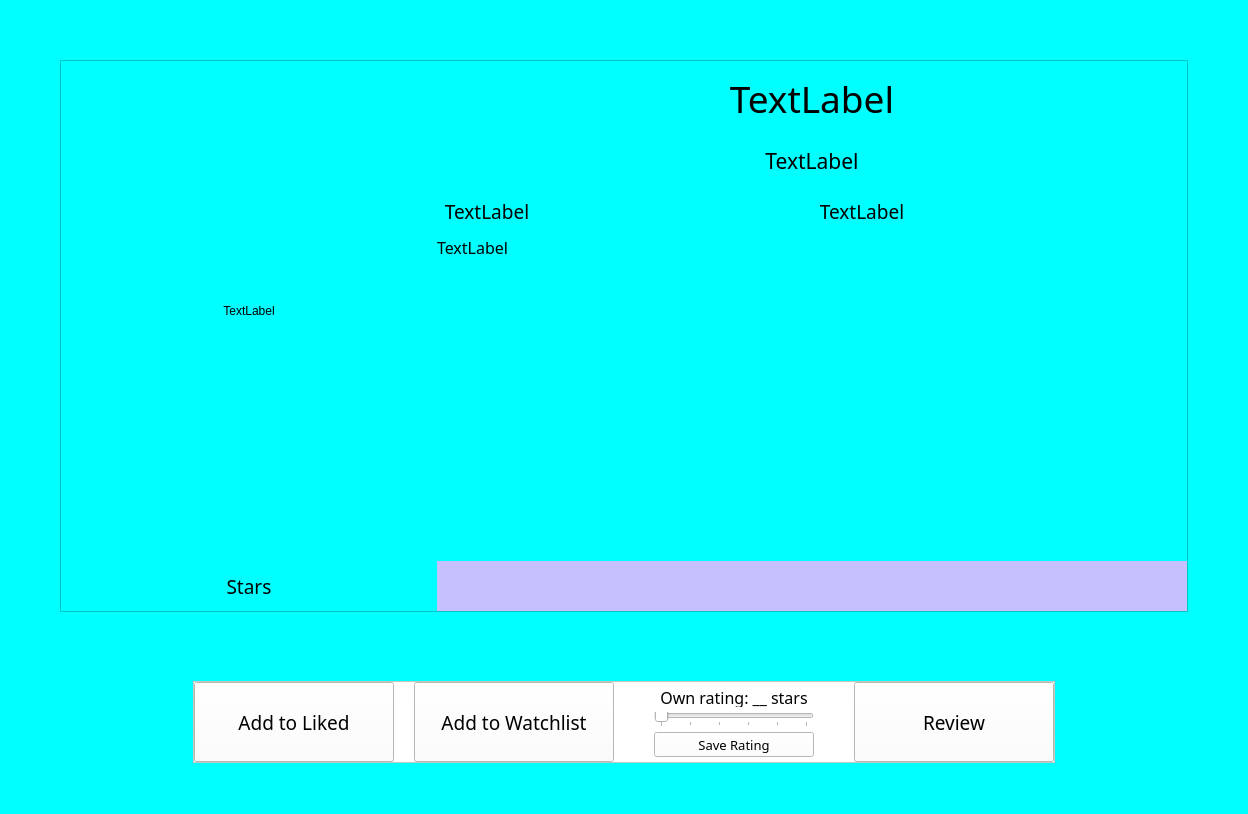
          <widget class="QWidget" name="about_specific_media_subpage">
           <property name="styleSheet">
            <string notr="true">background-color: cyan;</string>
           </property>
           <layout class="QGridLayout" name="gridLayout_3">
            <property name="leftMargin">
             <number>20</number>
            </property>
            <property name="topMargin">
             <number>0</number>
            </property>
            <property name="rightMargin">
             <number>20</number>
            </property>
            <property name="horizontalSpacing">
             <number>0</number>
            </property>
            <property name="verticalSpacing">
             <number>9</number>
            </property>
            <item row="5" column="2">
             <widget class="QFrame" name="input_frame">
              <property name="minimumSize">
               <size>
                <width>0</width>
                <height>0</height>
               </size>
              </property>
              <property name="maximumSize">
               <size>
                <width>16777215</width>
                <height>150</height>
               </size>
              </property>
              <property name="styleSheet">
               <string notr="true">background-color: white;</string>
              </property>
              <property name="frameShape">
               <enum>QFrame::StyledPanel</enum>
              </property>
              <property name="frameShadow">
               <enum>QFrame::Raised</enum>
              </property>
              <layout class="QGridLayout" name="gridLayout_10">
               <property name="leftMargin">
                <number>0</number>
               </property>
               <property name="topMargin">
                <number>0</number>
               </property>
               <property name="rightMargin">
                <number>0</number>
               </property>
               <property name="bottomMargin">
                <number>0</number>
               </property>
               <property name="spacing">
                <number>0</number>
               </property>
               <item row="0" column="4">
                <widget class="QWidget" name="give_rating" native="true">
                 <property name="minimumSize">
                  <size>
                   <width>200</width>
                   <height>80</height>
                  </size>
                 </property>
                 <property name="maximumSize">
                  <size>
                   <width>300</width>
                   <height>100</height>
                  </size>
                 </property>
                 <layout class="QVBoxLayout" name="verticalLayout_6">
                  <property name="spacing">
                   <number>0</number>
                  </property>
                  <property name="leftMargin">
                   <number>20</number>
                  </property>
                  <property name="topMargin">
                   <number>0</number>
                  </property>
                  <property name="rightMargin">
                   <number>20</number>
                  </property>
                  <property name="bottomMargin">
                   <number>0</number>
                  </property>
                  <item>
                   <widget class="QLabel" name="star_label">
                    <property name="maximumSize">
                     <size>
                      <width>16777215</width>
                      <height>20</height>
                     </size>
                    </property>
                    <property name="font">
                     <font>
                      <family>Oswald</family>
                      <pointsize>12</pointsize>
                     </font>
                    </property>
                    <property name="text">
                     <string>Own rating: __ stars</string>
                    </property>
                    <property name="alignment">
                     <set>Qt::AlignCenter</set>
                    </property>
                    <property name="indent">
                     <number>-1</number>
                    </property>
                   </widget>
                  </item>
                  <item>
                   <widget class="QSlider" name="star_slider">
                    <property name="minimumSize">
                     <size>
                      <width>0</width>
                      <height>15</height>
                     </size>
                    </property>
                    <property name="maximumSize">
                     <size>
                      <width>16777215</width>
                      <height>15</height>
                     </size>
                    </property>
                    <property name="font">
                     <font>
                      <family>Oswald</family>
                     </font>
                    </property>
                    <property name="cursor">
                     <cursorShape>PointingHandCursor</cursorShape>
                    </property>
                    <property name="maximum">
                     <number>10</number>
                    </property>
                    <property name="singleStep">
                     <number>1</number>
                    </property>
                    <property name="sliderPosition">
                     <number>0</number>
                    </property>
                    <property name="tracking">
                     <bool>true</bool>
                    </property>
                    <property name="orientation">
                     <enum>Qt::Horizontal</enum>
                    </property>
                    <property name="invertedAppearance">
                     <bool>false</bool>
                    </property>
                    <property name="invertedControls">
                     <bool>false</bool>
                    </property>
                    <property name="tickPosition">
                     <enum>QSlider::TicksBelow</enum>
                    </property>
                    <property name="tickInterval">
                     <number>2</number>
                    </property>
                   </widget>
                  </item>
                  <item>
                   <widget class="QPushButton" name="save_rating_button">
                    <property name="minimumSize">
                     <size>
                      <width>0</width>
                      <height>25</height>
                     </size>
                    </property>
                    <property name="maximumSize">
                     <size>
                      <width>16777215</width>
                      <height>25</height>
                     </size>
                    </property>
                    <property name="font">
                     <font>
                      <family>Oswald</family>
                      <pointsize>10</pointsize>
                     </font>
                    </property>
                    <property name="cursor">
                     <cursorShape>PointingHandCursor</cursorShape>
                    </property>
                    <property name="text">
                     <string>Save Rating</string>
                    </property>
                   </widget>
                  </item>
                 </layout>
                </widget>
               </item>
               <item row="0" column="3">
                <spacer name="hs_18">
                 <property name="orientation">
                  <enum>Qt::Horizontal</enum>
                 </property>
                 <property name="sizeType">
                  <enum>QSizePolicy::Fixed</enum>
                 </property>
                 <property name="sizeHint" stdset="0">
                  <size>
                   <width>20</width>
                   <height>20</height>
                  </size>
                 </property>
                </spacer>
               </item>
               <item row="0" column="6">
                <widget class="QPushButton" name="add_review_button">
                 <property name="minimumSize">
                  <size>
                   <width>200</width>
                   <height>80</height>
                  </size>
                 </property>
                 <property name="maximumSize">
                  <size>
                   <width>290</width>
                   <height>100</height>
                  </size>
                 </property>
                 <property name="font">
                  <font>
                   <family>Oswald</family>
                   <pointsize>14</pointsize>
                  </font>
                 </property>
                 <property name="cursor">
                  <cursorShape>PointingHandCursor</cursorShape>
                 </property>
                 <property name="text">
                  <string>Review</string>
                 </property>
                </widget>
               </item>
               <item row="0" column="2">
                <widget class="QPushButton" name="add_to_watchlist_button">
                 <property name="minimumSize">
                  <size>
                   <width>200</width>
                   <height>0</height>
                  </size>
                 </property>
                 <property name="maximumSize">
                  <size>
                   <width>140</width>
                   <height>80</height>
                  </size>
                 </property>
                 <property name="font">
                  <font>
                   <family>Oswald</family>
                   <pointsize>14</pointsize>
                  </font>
                 </property>
                 <property name="cursor">
                  <cursorShape>PointingHandCursor</cursorShape>
                 </property>
                 <property name="text">
                  <string>Add to Watchlist</string>
                 </property>
                </widget>
               </item>
               <item row="0" column="0">
                <widget class="QPushButton" name="add_to_liked_button">
                 <property name="minimumSize">
                  <size>
                   <width>200</width>
                   <height>0</height>
                  </size>
                 </property>
                 <property name="maximumSize">
                  <size>
                   <width>200</width>
                   <height>80</height>
                  </size>
                 </property>
                 <property name="font">
                  <font>
                   <family>Oswald</family>
                   <pointsize>14</pointsize>
                  </font>
                 </property>
                 <property name="cursor">
                  <cursorShape>PointingHandCursor</cursorShape>
                 </property>
                 <property name="text">
                  <string>Add to Liked</string>
                 </property>
                </widget>
               </item>
               <item row="0" column="5">
                <spacer name="hs_19">
                 <property name="orientation">
                  <enum>Qt::Horizontal</enum>
                 </property>
                 <property name="sizeType">
                  <enum>QSizePolicy::Fixed</enum>
                 </property>
                 <property name="sizeHint" stdset="0">
                  <size>
                   <width>20</width>
                   <height>20</height>
                  </size>
                 </property>
                </spacer>
               </item>
               <item row="0" column="1">
                <spacer name="hs_17">
                 <property name="orientation">
                  <enum>Qt::Horizontal</enum>
                 </property>
                 <property name="sizeType">
                  <enum>QSizePolicy::Fixed</enum>
                 </property>
                 <property name="sizeHint" stdset="0">
                  <size>
                   <width>20</width>
                   <height>20</height>
                  </size>
                 </property>
                </spacer>
               </item>
              </layout>
             </widget>
            </item>
            <item row="0" column="1">
             <spacer name="vs_21">
              <property name="orientation">
               <enum>Qt::Vertical</enum>
              </property>
              <property name="sizeHint" stdset="0">
               <size>
                <width>20</width>
                <height>40</height>
               </size>
              </property>
             </spacer>
            </item>
            <item row="3" column="2">
             <spacer name="vs_18">
              <property name="orientation">
               <enum>Qt::Vertical</enum>
              </property>
              <property name="sizeType">
               <enum>QSizePolicy::Maximum</enum>
              </property>
              <property name="sizeHint" stdset="0">
               <size>
                <width>20</width>
                <height>40</height>
               </size>
              </property>
             </spacer>
            </item>
            <item row="6" column="2">
             <spacer name="vs_20">
              <property name="orientation">
               <enum>Qt::Vertical</enum>
              </property>
              <property name="sizeType">
               <enum>QSizePolicy::Expanding</enum>
              </property>
              <property name="sizeHint" stdset="0">
               <size>
                <width>20</width>
                <height>20</height>
               </size>
              </property>
             </spacer>
            </item>
            <item row="5" column="3">
             <spacer name="hs_14">
              <property name="orientation">
               <enum>Qt::Horizontal</enum>
              </property>
              <property name="sizeHint" stdset="0">
               <size>
                <width>40</width>
                <height>20</height>
               </size>
              </property>
             </spacer>
            </item>
            <item row="5" column="1">
             <spacer name="hs_13">
              <property name="orientation">
               <enum>Qt::Horizontal</enum>
              </property>
              <property name="sizeHint" stdset="0">
               <size>
                <width>40</width>
                <height>20</height>
               </size>
              </property>
             </spacer>
            </item>
            <item row="4" column="2">
             <spacer name="vs_23">
              <property name="orientation">
               <enum>Qt::Vertical</enum>
              </property>
              <property name="sizeType">
               <enum>QSizePolicy::Fixed</enum>
              </property>
              <property name="sizeHint" stdset="0">
               <size>
                <width>20</width>
                <height>20</height>
               </size>
              </property>
             </spacer>
            </item>
            <item row="7" column="2">
             <spacer name="vs_24">
              <property name="orientation">
               <enum>Qt::Vertical</enum>
              </property>
              <property name="sizeType">
               <enum>QSizePolicy::Fixed</enum>
              </property>
              <property name="sizeHint" stdset="0">
               <size>
                <width>20</width>
                <height>20</height>
               </size>
              </property>
             </spacer>
            </item>
            <item row="1" column="1">
             <spacer name="vs_22">
              <property name="orientation">
               <enum>Qt::Vertical</enum>
              </property>
              <property name="sizeType">
               <enum>QSizePolicy::Fixed</enum>
              </property>
              <property name="sizeHint" stdset="0">
               <size>
                <width>20</width>
                <height>20</height>
               </size>
              </property>
             </spacer>
            </item>
            <item row="2" column="1" colspan="3">
             <widget class="QFrame" name="display_info_frame">
              <property name="minimumSize">
               <size>
                <width>0</width>
                <height>550</height>
               </size>
              </property>
              <property name="frameShape">
               <enum>QFrame::StyledPanel</enum>
              </property>
              <property name="frameShadow">
               <enum>QFrame::Raised</enum>
              </property>
              <layout class="QGridLayout" name="display_info_frame_grid_layout">
               <property name="leftMargin">
                <number>0</number>
               </property>
               <property name="topMargin">
                <number>0</number>
               </property>
               <property name="rightMargin">
                <number>0</number>
               </property>
               <property name="bottomMargin">
                <number>0</number>
               </property>
               <property name="spacing">
                <number>0</number>
               </property>
               <item row="3" column="1" colspan="2">
                <widget class="QLabel" name="synopsis_label">
                 <property name="minimumSize">
                  <size>
                   <width>0</width>
                   <height>0</height>
                  </size>
                 </property>
                 <property name="font">
                  <font>
                   <family>Oswald</family>
                   <pointsize>12</pointsize>
                  </font>
                 </property>
                 <property name="styleSheet">
                  <string notr="true"/>
                 </property>
                 <property name="text">
                  <string>TextLabel</string>
                 </property>
                 <property name="alignment">
                  <set>Qt::AlignJustify|Qt::AlignTop</set>
                 </property>
                 <property name="wordWrap">
                  <bool>true</bool>
                 </property>
                 <property name="margin">
                  <number>0</number>
                 </property>
                 <property name="indent">
                  <number>0</number>
                 </property>
                </widget>
               </item>
               <item row="0" column="1" colspan="2">
                <widget class="QLabel" name="media_title_label">
                 <property name="minimumSize">
                  <size>
                   <width>750</width>
                   <height>75</height>
                  </size>
                 </property>
                 <property name="maximumSize">
                  <size>
                   <width>16777215</width>
                   <height>75</height>
                  </size>
                 </property>
                 <property name="font">
                  <font>
                   <family>Oswald</family>
                   <pointsize>28</pointsize>
                  </font>
                 </property>
                 <property name="styleSheet">
                  <string notr="true"/>
                 </property>
                 <property name="text">
                  <string>TextLabel</string>
                 </property>
                 <property name="alignment">
                  <set>Qt::AlignCenter</set>
                 </property>
                </widget>
               </item>
               <item row="4" column="0">
                <widget class="QLabel" name="general_stars_label">
                 <property name="minimumSize">
                  <size>
                   <width>376</width>
                   <height>50</height>
                  </size>
                 </property>
                 <property name="maximumSize">
                  <size>
                   <width>16777215</width>
                   <height>50</height>
                  </size>
                 </property>
                 <property name="font">
                  <font>
                   <family>Oswald</family>
                   <pointsize>14</pointsize>
                  </font>
                 </property>
                 <property name="styleSheet">
                  <string notr="true"/>
                 </property>
                 <property name="text">
                  <string>Stars</string>
                 </property>
                 <property name="alignment">
                  <set>Qt::AlignCenter</set>
                 </property>
                </widget>
               </item>
               <item row="2" column="1">
                <widget class="QLabel" name="year_label">
                 <property name="minimumSize">
                  <size>
                   <width>100</width>
                   <height>50</height>
                  </size>
                 </property>
                 <property name="maximumSize">
                  <size>
                   <width>100</width>
                   <height>50</height>
                  </size>
                 </property>
                 <property name="font">
                  <font>
                   <family>Oswald</family>
                   <pointsize>14</pointsize>
                  </font>
                 </property>
                 <property name="styleSheet">
                  <string notr="true"/>
                 </property>
                 <property name="text">
                  <string>TextLabel</string>
                 </property>
                 <property name="alignment">
                  <set>Qt::AlignCenter</set>
                 </property>
                </widget>
               </item>
               <item row="4" column="1" colspan="2">
                <widget class="QScrollArea" name="season_buttons_scroll_area">
                 <property name="minimumSize">
                  <size>
                   <width>0</width>
                   <height>50</height>
                  </size>
                 </property>
                 <property name="maximumSize">
                  <size>
                   <width>16777215</width>
                   <height>50</height>
                  </size>
                 </property>
                 <property name="styleSheet">
                  <string notr="true">QWidget{
	background-color: rgb(198, 192, 255);
}


QScrollBar:horizontal{
	border: none;
	background-color: rgb(43, 56, 138);
	height: 5px;
	margin: 0 0 0 0;
	border-radius: 5px;
}


QScrollBar::handle:horizontal{
	background-color: rgb(131, 207, 241);
	min-width: 30px;
	border-radius: 7px;
}


QScrollBar::handle:horizontal:hover{
	background-color: rgb(131, 180, 210);
}

QScrollBar::handle:horizontal:pressed{
	background-color: rgb(120, 170, 190);
}


</string>
                 </property>
                 <property name="frameShape">
                  <enum>QFrame::NoFrame</enum>
                 </property>
                 <property name="verticalScrollBarPolicy">
                  <enum>Qt::ScrollBarAlwaysOff</enum>
                 </property>
                 <property name="horizontalScrollBarPolicy">
                  <enum>Qt::ScrollBarAsNeeded</enum>
                 </property>
                 <property name="widgetResizable">
                  <bool>true</bool>
                 </property>
                 <widget class="QWidget" name="season_buttons_scroll_area_widget_contents">
                  <property name="geometry">
                   <rect>
                    <x>0</x>
                    <y>0</y>
                    <width>750</width>
                    <height>50</height>
                   </rect>
                  </property>
                  <layout class="QGridLayout" name="seasons_buttons_grid_layout"/>
                 </widget>
                </widget>
               </item>
               <item row="2" column="2">
                <widget class="QLabel" name="genres_label">
                 <property name="minimumSize">
                  <size>
                   <width>600</width>
                   <height>50</height>
                  </size>
                 </property>
                 <property name="maximumSize">
                  <size>
                   <width>16777215</width>
                   <height>50</height>
                  </size>
                 </property>
                 <property name="font">
                  <font>
                   <family>Oswald</family>
                   <pointsize>14</pointsize>
                  </font>
                 </property>
                 <property name="styleSheet">
                  <string notr="true"/>
                 </property>
                 <property name="text">
                  <string>TextLabel</string>
                 </property>
                 <property name="alignment">
                  <set>Qt::AlignCenter</set>
                 </property>
                </widget>
               </item>
               <item row="0" column="0" rowspan="4">
                <widget class="QLabel" name="poster_label">
                 <property name="sizePolicy">
                  <sizepolicy hsizetype="Fixed" vsizetype="Preferred">
                   <horstretch>0</horstretch>
                   <verstretch>0</verstretch>
                  </sizepolicy>
                 </property>
                 <property name="minimumSize">
                  <size>
                   <width>376</width>
                   <height>500</height>
                  </size>
                 </property>
                 <property name="maximumSize">
                  <size>
                   <width>376</width>
                   <height>500</height>
                  </size>
                 </property>
                 <property name="styleSheet">
                  <string notr="true"/>
                 </property>
                 <property name="text">
                  <string>TextLabel</string>
                 </property>
                 <property name="alignment">
                  <set>Qt::AlignCenter</set>
                 </property>
                </widget>
               </item>
               <item row="1" column="1" colspan="2">
                <widget class="QLabel" name="director_label">
                 <property name="minimumSize">
                  <size>
                   <width>700</width>
                   <height>50</height>
                  </size>
                 </property>
                 <property name="maximumSize">
                  <size>
                   <width>16777215</width>
                   <height>50</height>
                  </size>
                 </property>
                 <property name="font">
                  <font>
                   <family>Oswald</family>
                   <pointsize>16</pointsize>
                  </font>
                 </property>
                 <property name="styleSheet">
                  <string notr="true"/>
                 </property>
                 <property name="text">
                  <string>TextLabel</string>
                 </property>
                 <property name="alignment">
                  <set>Qt::AlignCenter</set>
                 </property>
                </widget>
               </item>
              </layout>
             </widget>
            </item>
            <item row="2" column="0">
             <spacer name="hs_31">
              <property name="orientation">
               <enum>Qt::Horizontal</enum>
              </property>
              <property name="sizeHint" stdset="0">
               <size>
                <width>40</width>
                <height>20</height>
               </size>
              </property>
             </spacer>
            </item>
            <item row="2" column="4">
             <spacer name="hs_32">
              <property name="orientation">
               <enum>Qt::Horizontal</enum>
              </property>
              <property name="sizeHint" stdset="0">
               <size>
                <width>40</width>
                <height>20</height>
               </size>
              </property>
             </spacer>
            </item>
           </layout>
          </widget>
